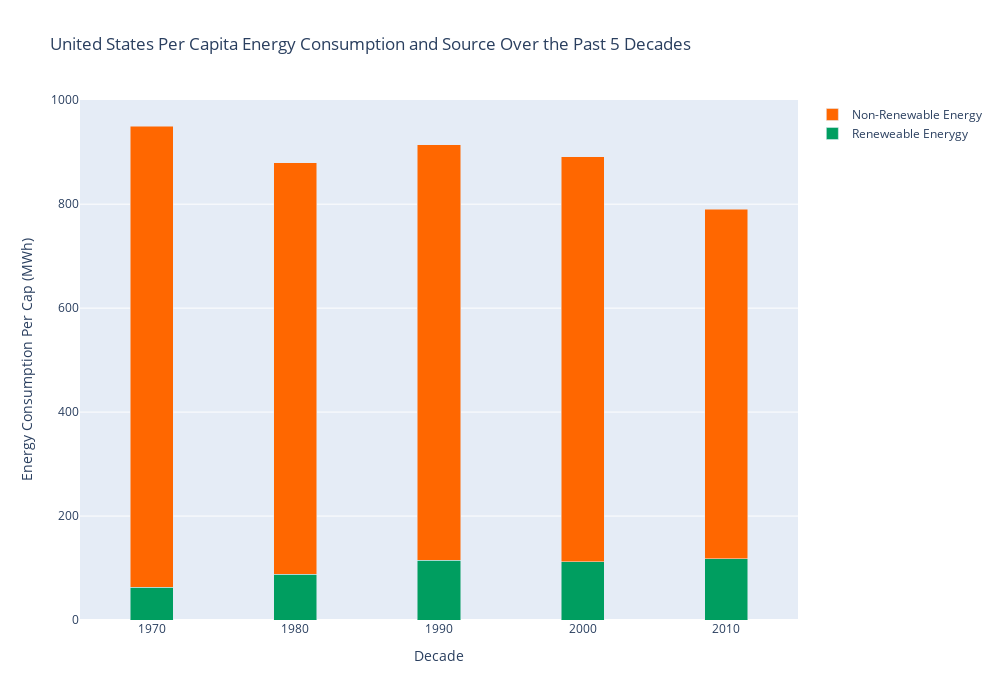

This figure's notebook cell:
### Markdown cell above
We also looked at data from the United States. The United States is one of the largest energy users in the world, so we wanted to see what energy sources make up this consumption and if renewable energy usage is increasing or decreasing. This is important because climate change is accelerating and where energy is sourced impacts the outcome of the next few decades.

What we see from the bar chart is that the United States uses less energy per capita in this decade than in the previous four decades. Additionally, the United States is using less non-renewable energy than in the 1970s and has increased renewable energy consumption over the years. However, the per capita energy consumption is still significantly larger than what we saw globally at around 800 MWh vs. ~200 MWh.

It's important to note that the total global consumption we saw in the first chart includes the United States. It would be a better comparison to see how the United States compares to the rest of the world.

### Code cell
# Total USA energy consumption (Renewable vs Non-Renewable), Bar Chart

# Create a new datafram with only 'United States' values and sort by decade.
df_US = df_decade[df_decade['Entity']=='United States']
df_US = df_US.sort_values(by='Decade')

# Create a customized plot to compare renewable vs. non-renewable consumption
fig = go.Figure()

# fig.add_trace(go.Scatter(x=df_US['Decade'].sort_values(),
#                          y=df_US['TotalEnerygyPerCap']/1000,
#                          name='Total Energy',
#                          marker=dict(color='black', size=8),
#                          line=dict(width=3)
#                          ))

fig.add_trace(go.Bar(x=df_US['Decade'].sort_values(),
                     y=df_US['TotalRenewablePerCap']/1000,  #convert to MWh
                     name='Reneweable Enerygy',
                     marker=dict(color='#009e60')
                     ))

fig.add_trace(go.Bar(x=df_US['Decade'].sort_values(),
                     y=df_US['TotalNonRenewablePerCap']/1000, #convert to MWh
                     name='Non-Renewable Energy',
                     marker=dict(color='#ff6700')
                     ))

fig.update_layout(autosize=False,
                  width=1000,
                  height=700,
                  barmode='stack',
                  bargap=0.7,
                  xaxis_title=dict(text='Decade'),
                  yaxis_title=dict(text='Energy Consumption Per Cap (MWh)'),
                  title=dict(text='United States Per Capita Energy Consumption and Source Over the Past 5 Decades'))

fig.show()

### Figure 1 — Plotly figure (JSON) as saved in the notebook; plotly's stock layout.template omitted (floating-point values rounded to 4 significant figures)
{"data": [{"marker": {"color": "#009e60"}, "name": "Reneweable Enerygy", "type": "bar", "x": [1970, 1980, 1990, 2000, 2010], "y": [62.61, 88.49, 114.7, 112.2, 117.8]}, {"marker": {"color": "#ff6700"}, "name": "Non-Renewable Energy", "type": "bar", "x": [1970, 1980, 1990, 2000, 2010], "y": [887.8, 791.3, 800.0, 778.9, 672.8]}], "layout": {"autosize": false, "bargap": 0.7, "barmode": "stack", "height": 700, "title": {"text": "United States Per Capita Energy Consumption and Source Over the Past 5 Decades"}, "width": 1000, "xaxis": {"title": {"text": "Decade"}}, "yaxis": {"title": {"text": "Energy Consumption Per Cap (MWh)"}}}}
